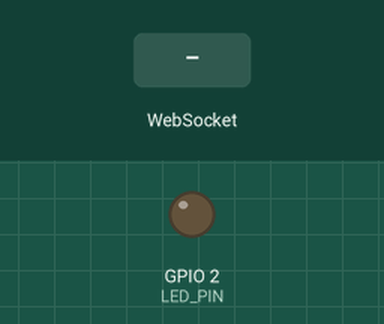
This program was run on a simulated ESP32. Shown: output pins drawn as LEDs (lit = HIGH). The inputs (shaded band) are chosen by the test bench. WiFi joins after 1.5 s; servers stay silent unless stated; random numbers use the default seed unless the program sets one; what the program prints to the serial monitor is not drawn.

Above: at 3.2 s.
3.3 s: WebSocket text "1" received
At 3.9 s:
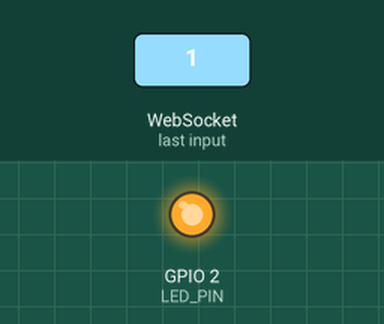
4.8 s: WebSocket text "0" received
At 5.1 s:
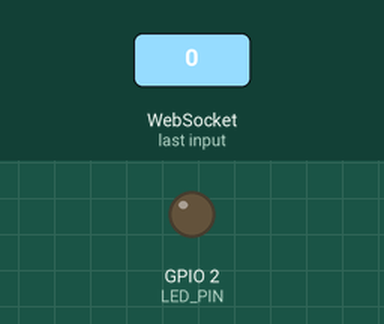
Timing chart, 0 to 7.8 s (numbered marks = the images above; inputs shaded):
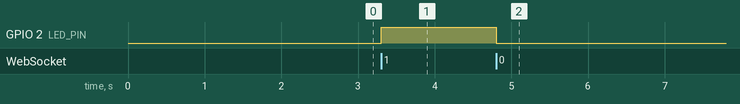

The program:

main.cpp
```cpp
#include <Arduino.h>
#include <WiFi.h>
#include <WebSocketsClient.h>

#define LED_PIN 2

WebSocketsClient webSocket;

const char *ssid = "LeNgocDan";
const char *password = "20242025";
const char *websocket_server = "192.168.1.24";
const int websocket_port = 1880;
const char *url = "/esp32";

unsigned long last_time = 0;

void webSocketEvent(WStype_t type, uint8_t *payload, size_t length)
{

  switch (type)
  {
  case WStype_DISCONNECTED:
    Serial.printf("[WSc] Disconnected!\n");
    break;
  case WStype_CONNECTED:
  {
    Serial.printf("[WSc] Connected to url: %s\n", payload);
    webSocket.sendTXT("Connected");
  }
  break;
  case WStype_TEXT:
    String message = "";
    for (size_t i = 0; i < length; i++)
    {
      message += (char)payload[i];
    }

    if (message == "1")
    {
      digitalWrite(LED_PIN, HIGH);
    }

    if (message == "0")
    {
      digitalWrite(LED_PIN, LOW);
    }

    break;
  }
}

void sendToServer()
{
  if (millis() - last_time > 1000)
  {
    last_time = millis();
    if (webSocket.isConnected())
    {
      int temp = random(50, 100);
      int humi = random(80, 100);
      String payload = "{\"temp\":";
      payload += temp;
      payload += ",\"humi\":";
      payload += humi;
      payload += "}";
      webSocket.sendTXT(payload.c_str());
    }
  }
}

void setup()
{
  Serial.begin(9600);
  pinMode(LED_PIN, OUTPUT);

  Serial.print("Connecting to Wifi...");
  WiFi.begin(ssid, password);
  while (WiFi.status() != WL_CONNECTED)
  {
    delay(1000);
    Serial.print(".");
  }
  Serial.println("Connected to Wifi");
  Serial.print("IP: ");
  Serial.println(WiFi.localIP());

  // server address, port and URL
  webSocket.begin(websocket_server, websocket_port, url);

  // event handler
  webSocket.onEvent(webSocketEvent);

  // try ever 5000 again if connection has failed
  webSocket.setReconnectInterval(5000);
}

void loop()
{
  webSocket.loop();
  sendToServer();
}
```

Measured:
- after the input at 3.3 s, GPIO 2 (LED_PIN): LOW → HIGH at once
- after the input at 4.8 s, GPIO 2 (LED_PIN): HIGH → LOW at once
